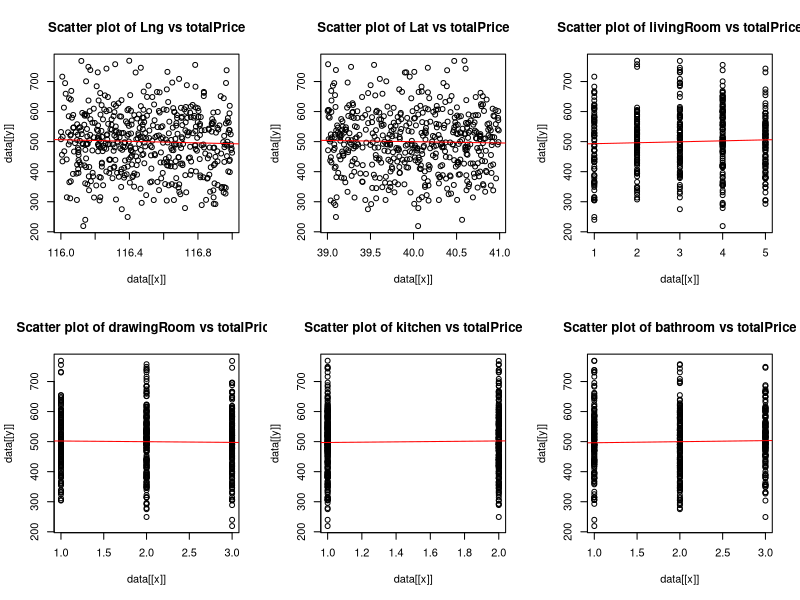
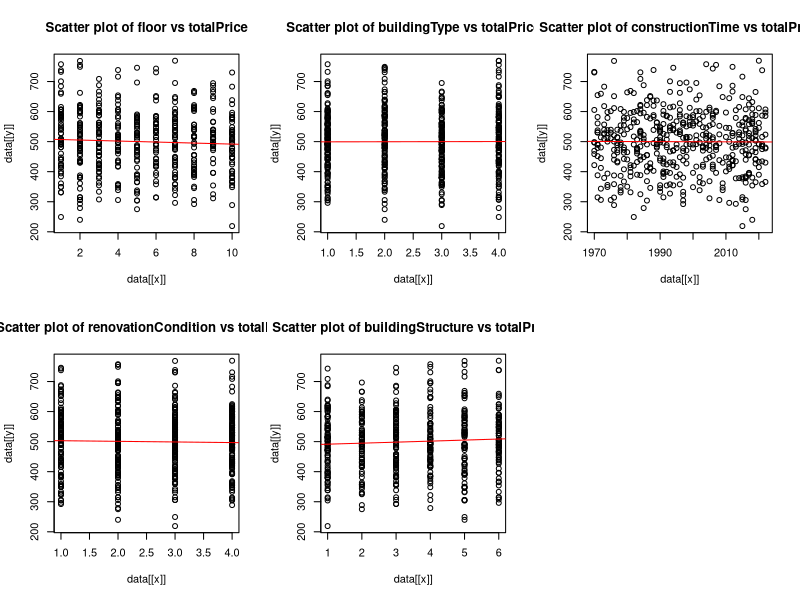

Here is the R script that generated these plots, in order:
#### Preamble ####
# Purpose: Ensure that a given model produces expected results through simulations on data sets, linear models and sketching graphs
# Author: Xincheng Zhang 
# Date: March 29 2024
# Contact: xinchenggg.zhang@mail.utoronto.ca


#### Workspace setup ####

# 1.Simulate the Dataset
# For reproducibility
set.seed(123)  
# Number of observations
n <- 500

# 2. Simulate data by simulate 14 columns, which are all variables that need to be used
simulation_data <- data.frame(
  id = 1:n,
  # Simulating Longitude coordinates
  Lng = runif(n, min = 116, max = 117),  
  # Simulating Latitude coordinates
  Lat = runif(n, min = 39, max = 41),    
  # Simulating total price
  totalPrice = rnorm(n, mean = 500, sd = 100),  
  # Simulating square of house
  square = rnorm(n, mean = 100, sd = 20),     
  # Simulating living room count
  livingRoom = sample(1:5, n, replace = TRUE),  
  # Simulating drawing room count
  drawingRoom = sample(1:3, n, replace = TRUE),
  # Simulating kitchen count
  kitchen = sample(1:2, n, replace = TRUE),     
  # Simulating bathroom count
  bathroom = sample(1:3, n, replace = TRUE),  
  # Simulating floor height
  floor = sample(1:10, n, replace = TRUE),       
  # Simulating building type
  buildingType = sample(1:4, n, replace = TRUE), 
  # Simulating construction time
  constructionTime = sample(1970:2022, n, replace = TRUE), 
  # Simulating renovation condition
  renovationCondition = sample(1:4, n, replace = TRUE),    
  # Simulating building structure
  buildingStructure = sample(1:6, n, replace = TRUE)       
)

# Create a dataframe to explain each variable
variable_explanations <- data.frame(
  Variable = c("id", "Lng", "Lat", "totalPrice", "square", 
               "livingRoom", "drawingRoom", "kitchen", "bathroom", 
               "floor", "buildingType", "constructionTime", 
               "renovationCondition", "buildingStructure"),
  Explanation = c("ID of each building",
                  "Longitude coordinates using the BD09 protocol",
                  "Latitude coordinates using the BD09 protocol",
                  "Total price of the property",
                  "Square footage of the house",
                  "Number of living rooms",
                  "Number of drawing rooms",
                  "Number of kitchens",
                  "Number of bathrooms",
                  "Height of the floor",
                  "Type of building (e.g., tower, bungalow)",
                  "Construction year of the property",
                  "Condition of renovation (e.g., rough, hardcover)",
                  "Building structure (e.g., brick and concrete, steel)"
  )
)

# Print the variable explanations table for different data features
print(variable_explanations)


# 3. Create Linear Models----Model section
# Create linear model and print summary
create_linear_model <- function(data, formula) {
  lm_model <- lm(formula, data = data)
  summary(lm_model)
}

# Create linear models with different combinations of predictors, , which are all variables that need to be used
# To simulate the influences of different columns of properties to the total prices
lm_lng_lat <- create_linear_model(simulation_data, totalPrice ~ Lng + Lat)
lm_rooms <- create_linear_model(simulation_data, totalPrice ~ livingRoom + drawingRoom + kitchen + bathroom)
lm_floor_type <- create_linear_model(simulation_data, totalPrice ~ floor + buildingType)
lm_construction <- create_linear_model(simulation_data, totalPrice ~ constructionTime)
lm_renovation <- create_linear_model(simulation_data, totalPrice ~ renovationCondition)
lm_structure <- create_linear_model(simulation_data, totalPrice ~ buildingStructure)

# 4. Visualize the Relationships----Result section
# Create scatter plot with linear model
plot_lm <- function(data, x, y) {
  plot(data[[x]], data[[y]], main = paste("Scatter plot of", x, "vs", y))
  abline(lm(data[[y]] ~ data[[x]]), col = "red")
}
 
# Create scatter plots with linear models for all variables that need to be used
par(mfrow = c(2, 3))
plot_lm(simulation_data, "Lng", "totalPrice")
plot_lm(simulation_data, "Lat", "totalPrice")
plot_lm(simulation_data, "livingRoom", "totalPrice")
plot_lm(simulation_data, "drawingRoom", "totalPrice")
plot_lm(simulation_data, "kitchen", "totalPrice")
plot_lm(simulation_data, "bathroom", "totalPrice")
plot_lm(simulation_data, "floor", "totalPrice")
plot_lm(simulation_data, "buildingType", "totalPrice")
plot_lm(simulation_data, "constructionTime", "totalPrice")
plot_lm(simulation_data, "renovationCondition", "totalPrice")
plot_lm(simulation_data, "buildingStructure", "totalPrice")

# Displaying the simulated dataset 
head(simulation_data)



